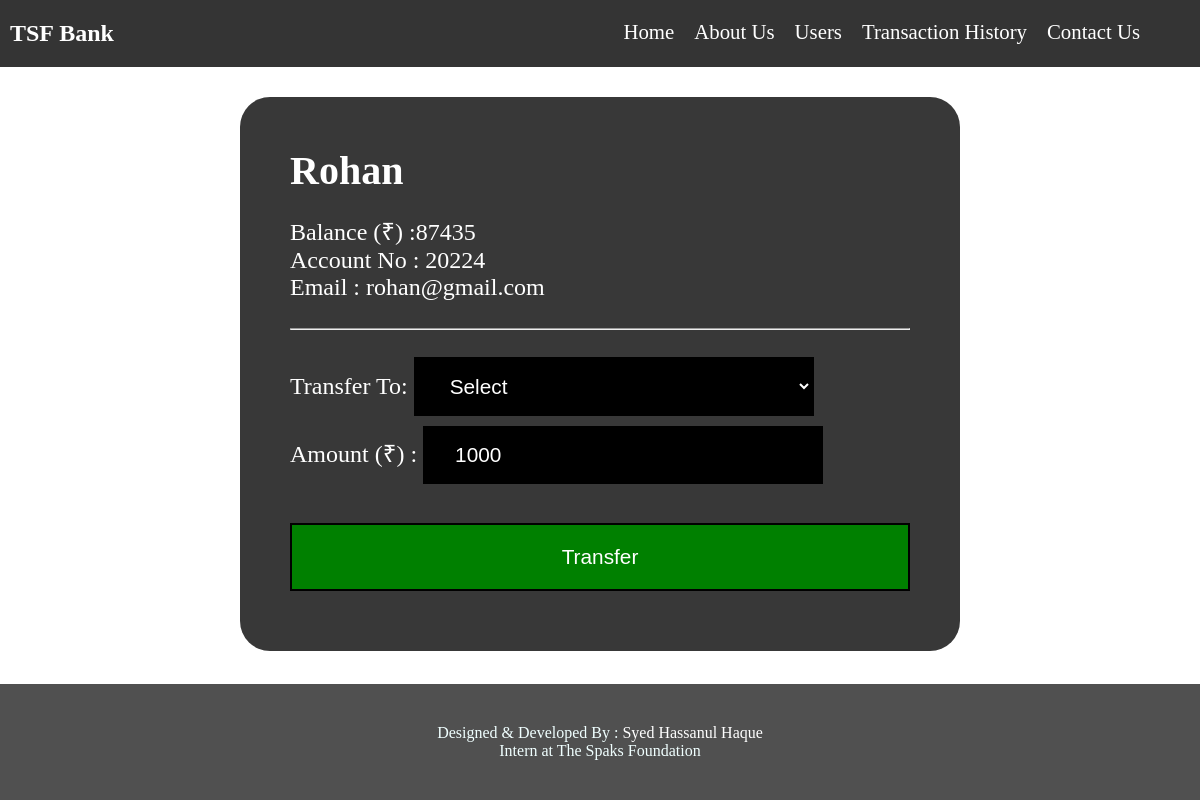
The page /user.php?acc=20224 on the database its author committed.
### tables this page shows
CREATE TABLE `users` (
  `id` int(50) NOT NULL,
  `name` varchar(100) NOT NULL,
  `email` varchar(200) NOT NULL,
  `balance` int(100) NOT NULL,
  `acc` int(100) NOT NULL
);

### user.php (the view, shortened to what this page needs)
<!DOCTYPE html>
<html lang="en">
<head>
    <link rel="stylesheet" href="css/style.css">
    <link rel="stylesheet" href="css/phone.css">
    <link rel="stylesheet" href="css/card.css">
    <link rel="stylesheet" href="css/form.css">
    <link rel="stylesheet" href="css/alert.css">
</head>
<body>
<?php
     include 'components/dbconnect.php';
    include 'components/header.php'
    ?>
    <div class="container">
    <div class="card">
    <?php
if(isset($_GET['acc'])){
  $acc=$_GET['acc'];
  $sql="Select * from users where acc='$acc' ";
  $result=mysqli_query($conn,$sql);
  $row=mysqli_fetch_assoc($result);
  echo ' <h5 class="card-header">'.$row['name'].' </h5>
  <div class="card-body">
    <p class="card-title">Balance (₹) :'.$row['balance'].'  </p>
    <p class="card-text">Account No : '.$row['acc'].' </p>
    <p class="card-text">Email : '.$row['email'].' </p>';
}
?>
    <br>
    <hr>
    <br>
    <form action="transaction.php" method="post">
    <div class="form-block">
    <label for="name" class="form-label">Transfer To: </label>
    <select class="select" name="receiver_acc" id="receiver_acc" required>
  <option value="0">Select</option>
  </select>
  </div>
<div class="form-block">
<label for="amount">Amount (₹)  :</label>
    <input type="number" name="amount" id="amount" value="1000">
</div>
<br>
<div class="form-block">
  <button type="submit"><center>Transfer</center>   </button>
</div>
    </form>
  </div>
</div>
    </div>
<?php
    include 'components/footer.php'
    ?>
</body>
</html>

### css/style.css (style rules this page uses)
* { padding: 0; margin: 0; box-sizing: border-box; }
html { scroll-behavior: smooth; }
body { scroll-behavior: smooth; background-image: url('../img/bg.jpg'); width: 100vw; height: 100vh; background-size: cover; }
.container { width:100vw !important; }

### css/card.css (style rules this page uses)
.card { background: rgba(0, 0, 0, 0.781); padding: 50px; width: 60vw; margin: 30px auto; color: white; border-radius: 30px; }
.card-header { font-size: 2.5rem; font-weight: bold; margin-bottom: 20px; }
.card-body { font-size: 1.5rem; }

### css/form.css (style rules this page uses)
.form-block { margin-bottom: 10px; }
.select { width: 200px; background: black; color: white; padding: 15px 30px; font-size: 1.3rem; outline: none; border: 2px solid black; }
.select option { padding: 5px 15px; }
#amount { width: 200px; background: black; color: white; padding: 15px 30px; outline: none; font-size: 1.3rem; border: 2px solid black; }
.form-block button { display: block; width: 100%; margin: 2px auto; padding: 20px; color: white; background: green; text-decoration: none; border: 2px solid black; transition: all .5s linear; font-size: 1.3rem; }
@media screen and (min-width: 700px) { .select { width: 400px; } }
@media screen and (min-width: 700px) { #amount { width: 400px; } }

### rows shown on the page
users: name "Rohan", balance "87435", acc "20224", email "rohan@gmail.com"
